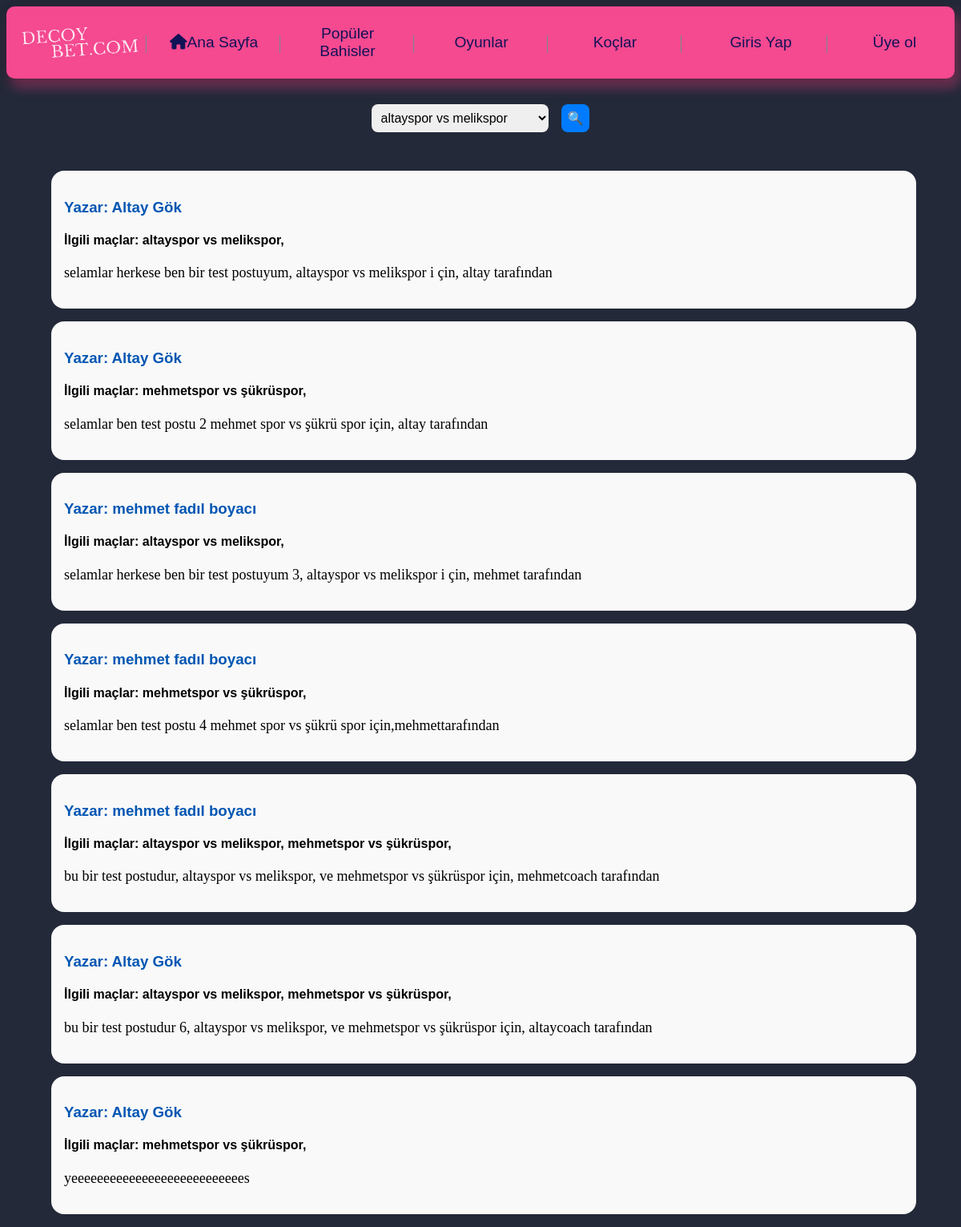
Page /list_posts on the committed database.
### new_page/models.py (models this page shows, shortened)
class Post(models.Model):
    text = models.TextField(("Yorum"), max_length=600)
    Coach = models.ForeignKey(Coach, on_delete=models.CASCADE, default=1)
    match_tag = models.ManyToManyField(Match)

class Coach(models.Model):
    CoachLeague= models.CharField(("Lig Uzmanligi"), max_length=50)
    Coachİmage = models.ImageField((""),upload_to="static/pictures")
    Kullanici = models.OneToOneField(Kullanici, on_delete=models.CASCADE)
    is_featured = models.BooleanField(default=False)

class Kullanici(AbstractUser):
    balance = models.FloatField(blank=True,null=False, default=0)

class Match(models.Model):
    team1 = models.CharField(max_length=100)
    team2 = models.CharField(max_length=100)
    minumum_bet_amount = models.PositiveIntegerField(default =1)
    match_date = models.DateField()
    odds_team1 = models.FloatField()
    odds_draw = models.FloatField()
    odds_team2 = models.FloatField()
    is_featured = models.BooleanField(default=False)

### new_page/views.py (the view)
# urls.py: path('list_posts', PostCall, name='postCall'),
def PostCall(request: HttpRequest):
    if request.method == "GET":
        Posts = Post.objects.all()
        coach = request.GET.get('Coach')
        match_tag = request.GET.get('match_tag')
        if request.GET:
            if coach:
                Posts = Posts.filter(Coach_id=coach)
            if match_tag:
                Posts = Posts.filter(match_tag__id=match_tag)
        match_tags = Match.objects.filter(post__in=Posts).distinct()
        return render(request, 'posts.html', {'posts' : Posts, 'match_tags': match_tags, 'coach':coach})
    else:
        messages.error(request, 'Geçersiz Method')
        return redirect('homepage')

### templates/posts.html (shortened to what this page needs)
<!DOCTYPE html>
<html lang="en">
{% extends "header.html" %}
{% load static %}
{% block content %}
<head>
</head>
<body>
    <div id="posts-html">
        <div class="search-bar">
            <select class="post-select" name="match_tag_select" id="match_tag_select">
                {% for mac in match_tags %}
                <option value="{{mac.id}}">{{mac.team1}} vs {{mac.team2}}</option>
                {% endfor %}
            </select>
            <button class="post-search-btn" onclick="filter_posts('{{coach}}')" >&#128269</button>
            </div>
            <ul>
            {% for post in posts %}
                <li class="post-li-item">
                    <h3>Yazar: {{post.Coach.Kullanici.first_name}} {{post.Coach.Kullanici.last_name}}</h3>
                    <h4>İlgili maçlar:
                        {% for mac in post.match_tag.all %}
                        {{mac.team1}} vs {{mac.team2}},
                        {% endfor %}
                    </h4>
                    <p>{{post.text}}</p>
                </li>
            {% endfor %}
           </ul>
    </div>
</body>
{% endblock content %}

### templates/style_sheet.html (style rules this page uses)
html { scroll-behavior: smooth; }
:root { --main-bgcolor: rgb(35, 41, 57); --main-orange: rgb(3, 3, 52); --second-orange: white; --main-gray: rgb(39, 39, 39); --coach-white: rgb(244, 244, 244); --coach-green: rgb(58, 193, 71); }
body { background-color: var(--main-bgcolor); }
p { font-size: large; font-family: 'Times New Roman', Times, serif; }
#posts-html { font-family: 'Arial', 'Helvetica Neue', 'Helvetica', sans-serif; }
.search-bar { display: flex; align-items: center; justify-content: center; padding: 2rem; }
.post-search-btn { margin-left: 1rem; padding: 0.5rem; border-radius: 8px; font-size: 1rem; border: none; background-color: #007BFF; color: white; }
.post-select { padding: 0.5rem; border-radius: 8px; font-size: 1rem; border: none; }
.post-li-item { list-style: none; background-color: #f9f9f9; padding: 1rem; margin: 1rem; border-radius: 1rem; margin-right: 3rem; }
.post-li-item h3 { color: #0056b3; }

### rows in the picture
Post: Coach.Kullanici.first_name "Altay", Coach.Kullanici.last_name "Gök", text "selamlar herkese ben bir test postuyum, altayspor vs melikspor i çin, altay tarafından"
Match: team1 "altayspor", team2 "melikspor"
Post: Coach.Kullanici.first_name "Altay", Coach.Kullanici.last_name "Gök", text "selamlar ben test postu 2 mehmet spor vs şükrü spor için, altay tarafından"
Match: team1 "mehmetspor", team2 "şükrüspor"
Post: Coach.Kullanici.first_name "mehmet fadıl", Coach.Kullanici.last_name "boyacı", text "selamlar herkese ben bir test postuyum 3, altayspor vs melikspor i çin, mehmet tarafından"
Post: Coach.Kullanici.first_name "mehmet fadıl", Coach.Kullanici.last_name "boyacı", text "selamlar ben test postu 4 mehmet spor vs şükrü spor için,mehmettarafından"
Post: Coach.Kullanici.first_name "mehmet fadıl", Coach.Kullanici.last_name "boyacı", text "bu bir test postudur, altayspor vs melikspor, ve mehmetspor vs şükrüspor için, mehmetcoach tarafından"
Post: Coach.Kullanici.first_name "Altay", Coach.Kullanici.last_name "Gök", text "bu bir test postudur 6, altayspor vs melikspor, ve mehmetspor vs şükrüspor için, altaycoach tarafından"
Post: Coach.Kullanici.first_name "Altay", Coach.Kullanici.last_name "Gök", text "yeeeeeeeeeeeeeeeeeeeeeeeeeees"

### other values in the picture
form field match_tag_select "altayspor vs melikspor"
